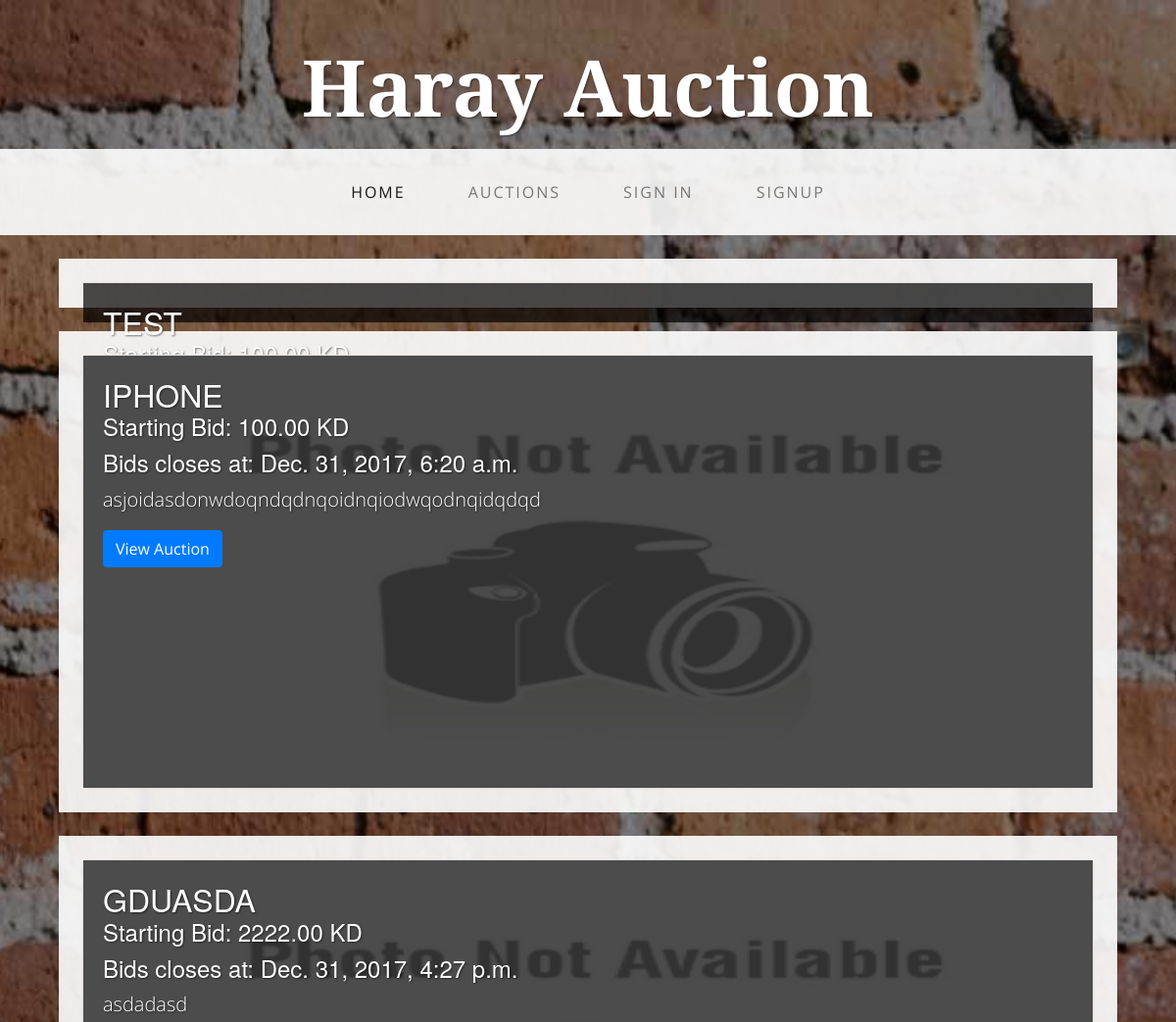
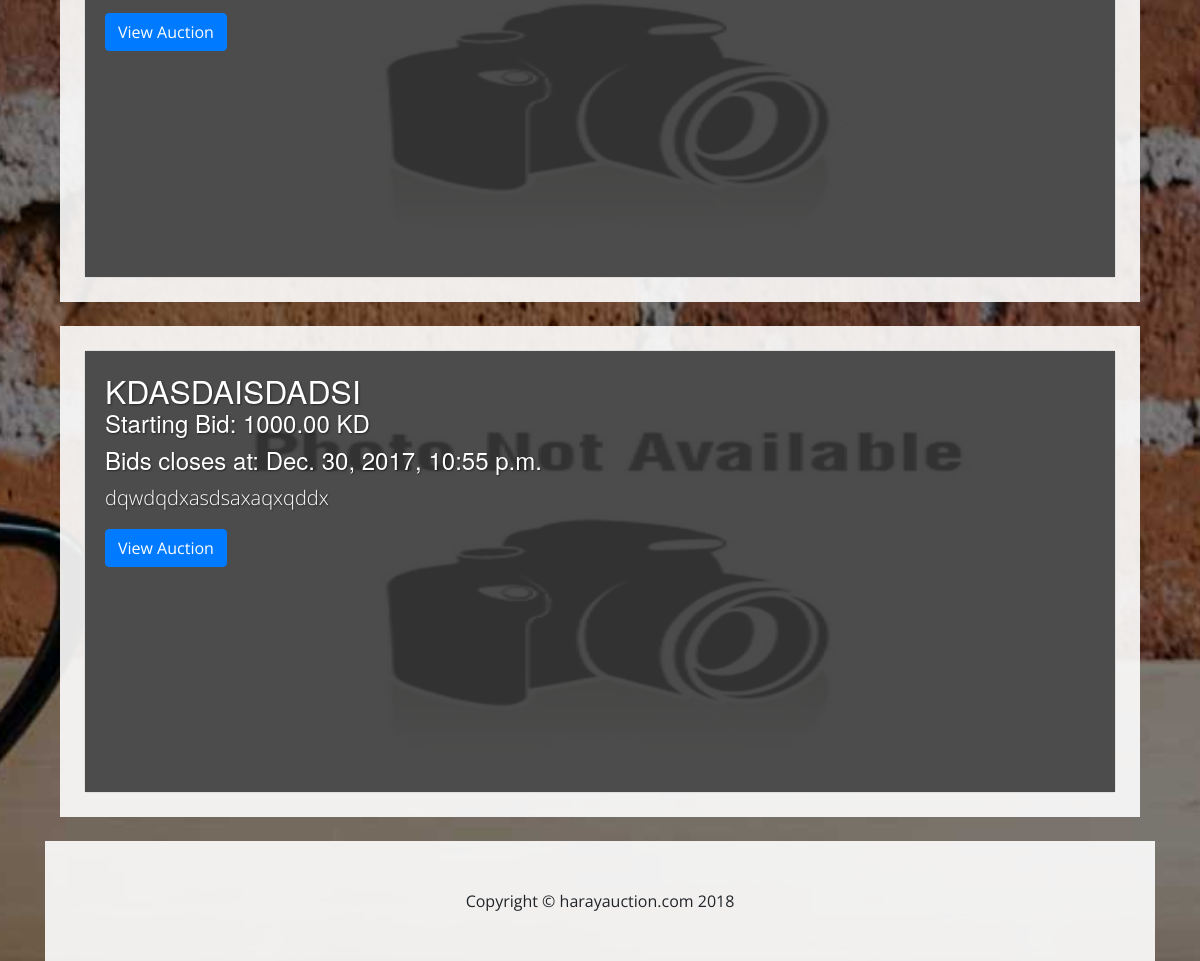
Screenshot of /auctions/auction/list with the database file from the repository (2 pictures, top to bottom).
### auctions/models.py (models this page shows, shortened)
class Auction(models.Model):
    title = models.CharField(max_length=240)
    seller = models.ForeignKey(Seller, blank=True,null=True)
    starting_bid = models.DecimalField(max_digits=10, decimal_places=2)
    created_at = models.DateTimeField(auto_now_add=True)
    ending_at = models.DateTimeField()
    description = models.CharField(max_length=1200,null=False,blank=False,default="")
    picture = models.ImageField(null=True,blank=True)
    email_sent = models.BooleanField(default=False)

### auctions/views.py (the view)
def view_auctions_list(request):
    auctions = Auction.objects.filter(ending_at__gte=datetime.now())[:10]
    return render(
        request,
        'view_auctions_list.html',
        {
            'auctions': auctions,
        })

### auctions/templates/view_auctions_list.html
{% extends "base.html" %} {% block content %} {% load staticfiles %}
<div class="container">
{% for auction in auctions %}
  <div class="bg-faded p-4 my-4">
    <div class="card card-inverse">
      {% if auction.picture %}
      <img class="card-img img-fluid w-100" src="{{auction.picture.url}}" alt="">
      {% else %}
      <img class="card-img img-fluid w-100" src="{% static 'img/image_not_found.png'%}" alt="">
      {% endif %}
      <div class="card-img-overlay bg-overlay">
        <h2 class="card-title text-shadow text-white text-uppercase mb-0">{{auction.title}}</h2>
        <h4 class="text-shadow text-white">Starting Bid: {{auction.starting_bid}} KD</h4>
        <h4 class="text-shadow text-white">Bids closes at: {{auction.ending_at}}</h4>
        <p class="lead card-text text-shadow text-white w-50 d-none d-lg-block">{{auction.description}}</p>
        <a href="{% url 'auction_view' auction.pk %}" class="btn btn-primary">View Auction</a>
      </div>
    </div>
  </div>
{% endfor %}
</div>
{% endblock %}

### garage_sale/assets/css/business-casual.css (style rules this page uses)
body { font-family: "Open Sans", Helvetica, Arial, sans-serif; background: url('../img/bg.jpg') no-repeat center center fixed; -webkit-background-size: cover; -moz-background-size: cover; background-size: cover; -o-background-size: cover; }
h1, h2, h3, h4, h5, h6, .text-heading { font-family: "Josefin Slab", "Helvetica Neue", Helvetica, Arial, sans-serif; }
.text-shadow { text-shadow: 1px 1px 2px rgba(0, 0, 0, 0.5); }
.bg-faded { background-color: rgba(255, 255, 255, 0.9); }
.bg-overlay { background-color: rgba(0, 0, 0, 0.7); }

### rows the page displays
Auction: title "TEST", starting_bid "100.00"
Auction: title "IPHONE", starting_bid "100.00", ending_at "Dec. 31, 2017, 6:20 a.m.", description "asjoidasdonwdoqndqdnqoidnqiodwqodnqidqdqd"
Auction: title "GDUASDA", starting_bid "2222.00", ending_at "Dec. 31, 2017, 4:27 p.m.", description "asdadasd"
Auction: title "KDASDAISDADSI", starting_bid "1000.00", ending_at "Dec. 30, 2017, 10:55 p.m.", description "dqwdqdxasdsaxaqxqddx"
